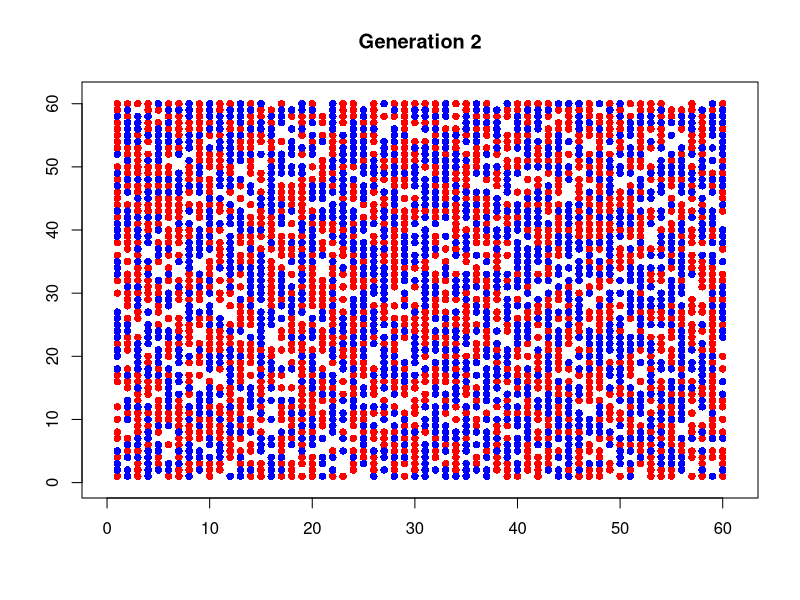
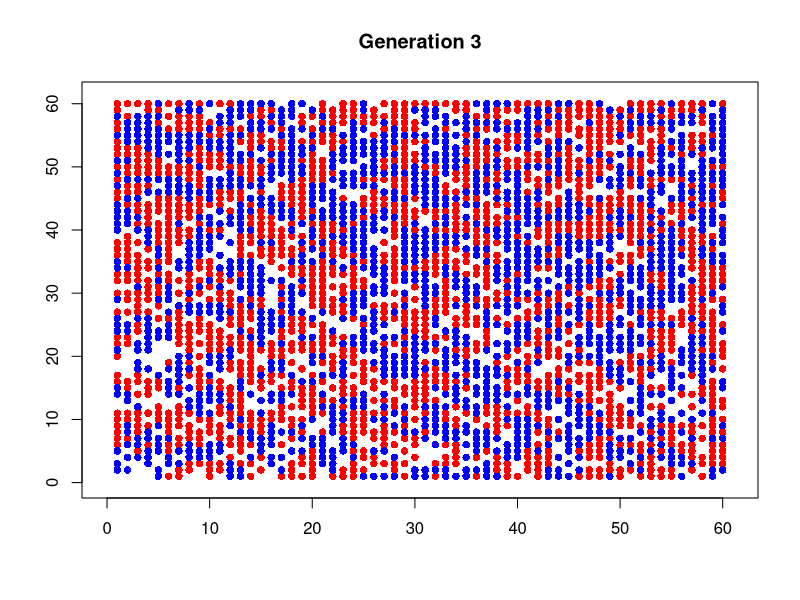
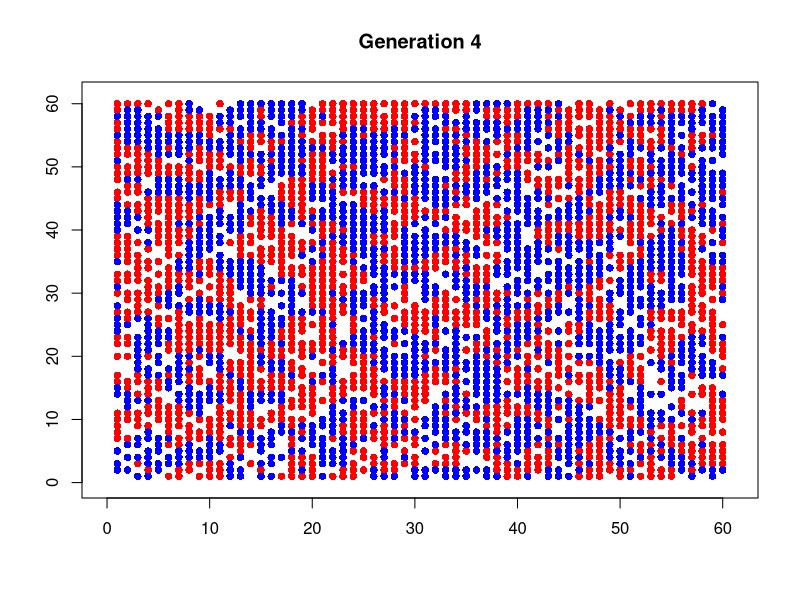
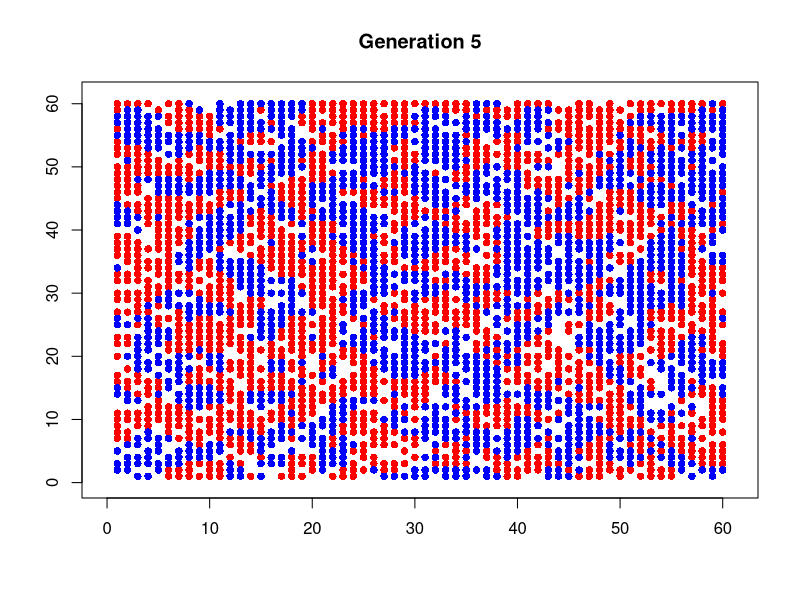
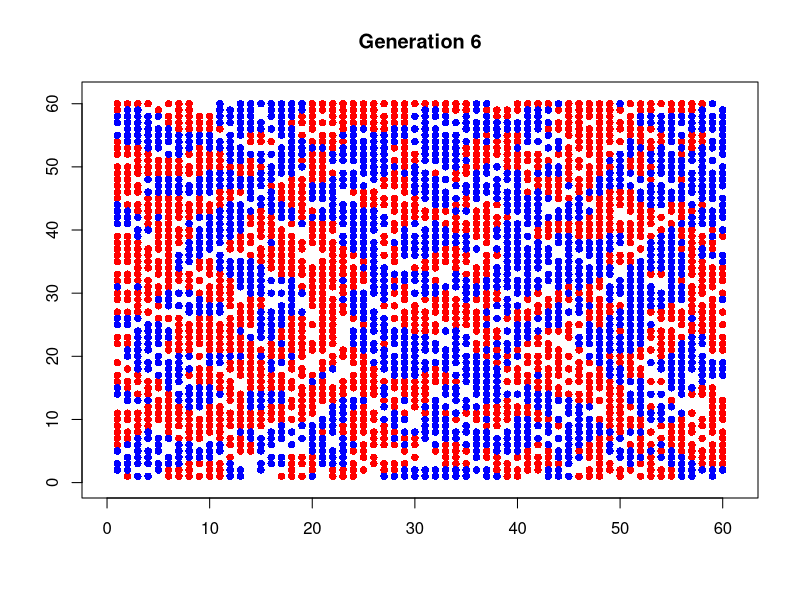
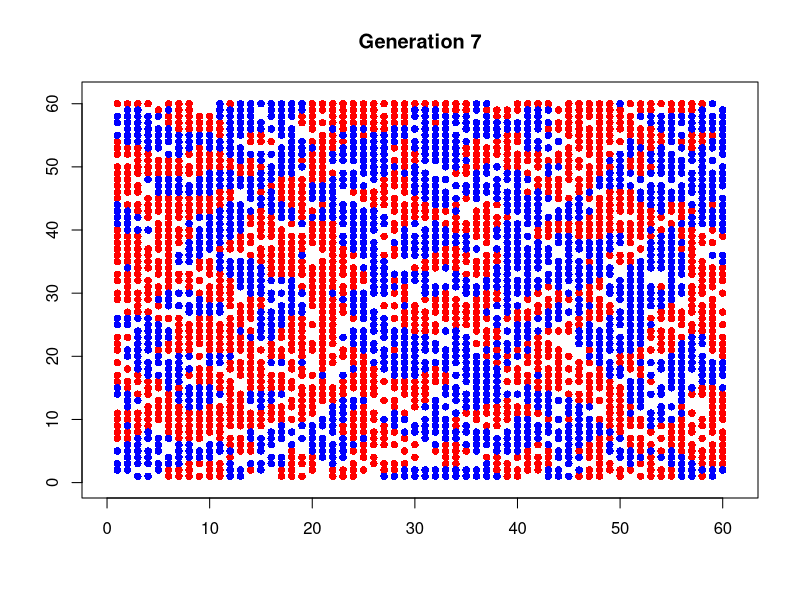
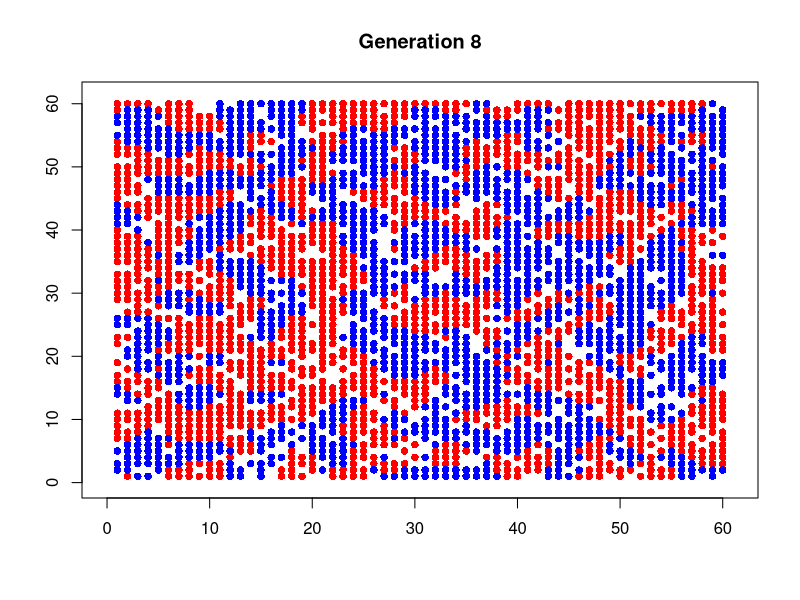
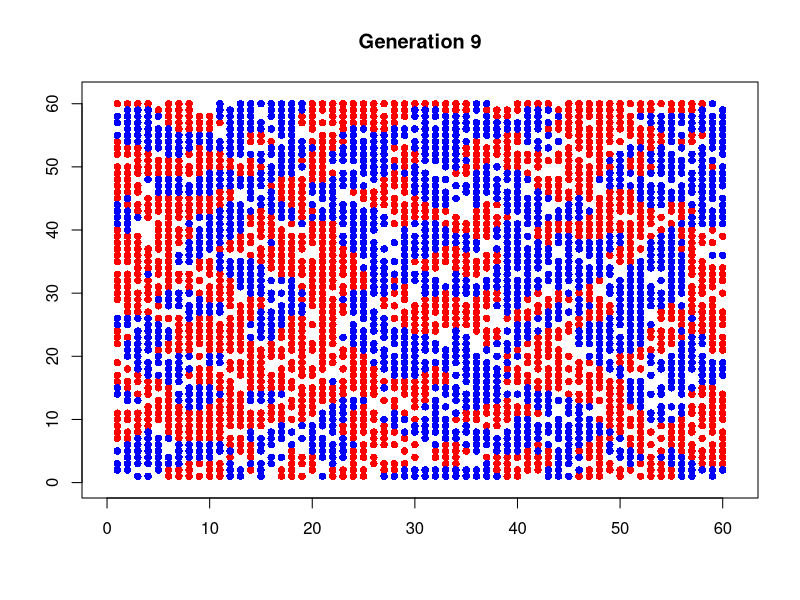

Source code (R) for these figures, in order:

# Schelling's Segregation simulation -- version 1.0
# CPSC 420 -- spring 2016

probRed <- .42
probBlue <- .42

# What fraction of my neighbors (minimum) must look like me in order for me to
# not to move?
thresh <- .40

RED <- 1
BLUE <- 2
EMPTY <- 3

width <- 60
height <- 60
numGen <- 40


numNeighborsOfColor <- function(city, row, col, color) {
    num <- 0
    if (row > 1 && col > 1 && city[row-1,col-1] == color) {
        num <- num + 1
    }
    if (col > 1 && city[row,col-1] == color) {
        num <- num + 1
    }
    if (row < height && col > 1 && city[row+1,col-1] == color) {
        num <- num + 1
    }
    if (row < height && city[row+1,col] == color) {
        num <- num + 1
    }
    if (row < height && col < width && city[row+1,col+1] == color) {
        num <- num + 1
    }
    if (col < height && city[row,col+1] == color) {
        num <- num + 1
    }
    if (row > 1 && col < height && city[row-1,col+1] == color) {
        num <- num + 1
    }
    return(num)
}

numRedNeighbors <- function(city, row, col) {
    return(numNeighborsOfColor(city, row, col, RED))
}

numBlueNeighbors <- function(city, row, col) {
    return(numNeighborsOfColor(city, row, col, BLUE))
}

computeRatio <- function(mycolor, city, row, col) {
    nred <- numRedNeighbors(city, row, col)
    nblue <- numBlueNeighbors(city, row, col)
    if (nred + nblue == 0) {
        return(1)
    }
    if (mycolor == RED) {
        ratio <- nred/(nred+nblue)
    } else {
        ratio <- nblue/(nred+nblue)
    }
    return(ratio)
}

belowThresh <- function(mycolor, city, row, col, thresh) {

    ratio <- computeRatio(mycolor, city, row, col)
    if (ratio < thresh) {
        return(TRUE)
    } else {
        return(FALSE)
    }
}

pointsForGrid <- function(grid,val) {
    xcoords <- vector()
    ycoords <- vector()
    for (row in 1:nrow(grid)) {
        for (col in 1:ncol(grid)) {
            if (grid[row,col] == val) {
                xcoords[length(xcoords)+1] <- col
                ycoords[length(ycoords)+1] <- nrow(grid) - row + 1
            }
        }
    }
    return(list(xcoords,ycoords))
}

findRandomEmpty <- function(city) {
    empties <- which(city == EMPTY, arr.ind=TRUE)
    return(empties[sample.int(nrow(empties),1),])
}

computeAvgRatio <- function(city) {
    ratioSum <- 0
    numNonEmpty <- 0
    for (row in 1:nrow(city)) {
        for (col in 1:ncol(city)) {
            if (city[row,col] != EMPTY) {
                numNonEmpty <- numNonEmpty + 1
                ratioSum <- ratioSum +
                    computeRatio(city[row,col],city,row,col)
            }
        }
    }
    return (ratioSum / numNonEmpty)
}


# Main simulation.
starter <- runif(width * height)
config <- matrix(ifelse(starter < probRed, RED, 
    ifelse(starter < probRed + probBlue, BLUE,
    EMPTY)),nrow=height)

city <- array(dim=c(width,height,numGen))
city[,,1] <- config

for (gen in 2:numGen) {
    reds <- pointsForGrid(city[,,gen-1],RED)
    plot(reds[[1]],reds[[2]],pch=16,col="red",
        xlim=c(0,width+1),ylim=c(0,height+1),main=paste("Generation",gen),
        xlab="",ylab="")
    blues <- pointsForGrid(city[,,gen-1],BLUE)
    points(blues[[1]],blues[[2]],pch=16,col="blue",
        xlim=c(0,width+1),ylim=c(0,height+1))
    
    city[,,gen] <- city[,,gen-1]

    for (row in seq(height)) {
        for (col in seq(width)) {
            curr.val <- city[row,col,gen-1]
            if(curr.val != EMPTY  &&  
                    belowThresh(curr.val, city[,,gen-1],row,col,thresh)) {
                city[row,col,gen] <- EMPTY
                randEmpty <- findRandomEmpty(city[,,gen])
                city[randEmpty[1],randEmpty[2],gen] <- curr.val
            }
        }
    }
}

cat("The average ratio is ", 
    round(computeAvgRatio(city[,,numGen]),2),".\n",sep="")
